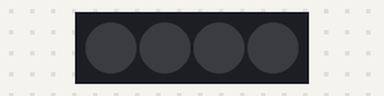
Bench run of a sketch on a simulated Arduino Uno, built with avr-gcc and run on an emulated ATmega328P. On the bench: 4 RGB LEDs in strip order, left to right. Dim RGB values are drawn brighter than linear.

Above: at 0.1 s.
At 8.1 s:
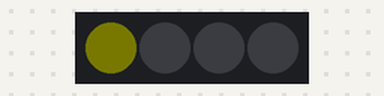
At 17.1 s:
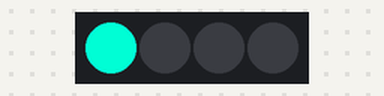
At 32.1 s:
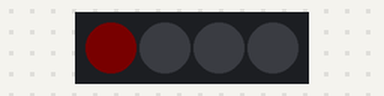
Timing chart, 0 to 33.6 s (numbered marks = the images above):
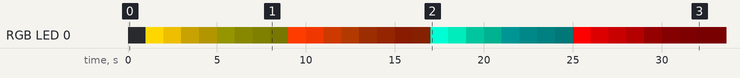

The sketch:

sketch.ino
```cpp
#include <NeoPixelBus.h>

const uint16_t PixelCount = 4; // this example assumes 4 pixels, making it smaller will cause a failure
const uint8_t PixelPin = 2;  // make sure to set this to the correct pin, ignored for Esp8266

#define colorSaturation 255

// three element pixels, in different order and speeds
NeoPixelBus<NeoGrbFeature, Neo800KbpsMethod> strip(PixelCount, PixelPin);
//NeoPixelBus<NeoRgbFeature, Neo400KbpsMethod> strip(PixelCount, PixelPin);

RgbColor red(colorSaturation, 0, 0);
RgbColor green(0, colorSaturation, 0);
RgbColor blue(0, 0, colorSaturation);
RgbColor white(colorSaturation);
RgbColor black(0);

//yellow
RgbColor yellow0(255,215,0);
RgbColor yellow1(200,160,0);
RgbColor yellow2(98,80,0);
RgbColor yellow3(60,50,0);
RgbColor yellow4(20,20,0);
RgbColor yellow5(10,10,0);
RgbColor yellow6(5,5,0);
RgbColor yellow7(2,2,0);
//orange
RgbColor orange0(255,60,0);
RgbColor orange1(210,48,0);
RgbColor orange2(112,31,0);
RgbColor orange3(58,19,0);
RgbColor orange4(28,8,0);
RgbColor orange5(20,5,0);
RgbColor orange6(10,2,0);
RgbColor orange7(8,2,0);
//TODO mint green/pink
//cyan
RgbColor cyan0(0,250,210);
RgbColor cyan1(0,195,155);
RgbColor cyan2(0,96,77);
RgbColor cyan3(0,58,47);
RgbColor cyan4(0,20,20);
RgbColor cyan5(0,10,10);
RgbColor cyan6(0,5,5);
RgbColor cyan7(0,2,2);

RgbColor r0(255,00,0);
RgbColor r1(150,00,0);
RgbColor r2(100,00,0);
RgbColor r3(63,00,0);
RgbColor r4(20,00,0);
RgbColor r5(8,00,0);
RgbColor r6(4,00,0);
RgbColor r7(2,00,0);

HslColor hslRed(red);
HslColor hslGreen(green);
HslColor hslBlue(blue);
HslColor hslWhite(white);
HslColor hslBlack(black);

void setup()
{
    Serial.begin(115200);
    strip.Begin();
    strip.Show();
}

void loop()
{
    strip.SetPixelColor(0, yellow0);
    delay(1000);
    strip.Show();
    strip.SetPixelColor(0, yellow1);
    delay(1000);
    strip.Show();
    strip.SetPixelColor(0, yellow2);
    delay(1000);
    strip.Show();
    strip.SetPixelColor(0, yellow3);
    delay(1000);
    strip.Show();
    strip.SetPixelColor(0, yellow4);
    delay(1000);
    strip.Show();
    strip.SetPixelColor(0, yellow5);
    delay(1000);
    strip.Show();
    strip.SetPixelColor(0, yellow6);
    delay(1000);
    strip.Show();
    strip.SetPixelColor(0, yellow7);
    delay(1000);
    strip.Show();


    strip.SetPixelColor(0, orange0);
    delay(1000);
    strip.Show();
    strip.SetPixelColor(0, orange1);
    delay(1000);
    strip.Show();
    strip.SetPixelColor(0, orange2);
    delay(1000);
    strip.Show();
    strip.SetPixelColor(0, orange3);
    delay(1000);
    strip.Show();
    strip.SetPixelColor(0, orange4);
    delay(1000);
    strip.Show();
    strip.SetPixelColor(0, orange5);
    delay(1000);
    strip.Show();
    strip.SetPixelColor(0, orange6);
    delay(1000);
    strip.Show();
    strip.SetPixelColor(0, orange7);
    delay(1000);
    strip.Show();


    strip.SetPixelColor(0, cyan0);
    delay(1000);
    strip.Show();
    strip.SetPixelColor(0, cyan1);
    delay(1000);
    strip.Show();
    strip.SetPixelColor(0, cyan2);
    delay(1000);
    strip.Show();
    strip.SetPixelColor(0, cyan3);
    delay(1000);
    strip.Show();
    strip.SetPixelColor(0, cyan4);
    delay(1000);
    strip.Show();
    strip.SetPixelColor(0, cyan5);
    delay(1000);
    strip.Show();
    strip.SetPixelColor(0, cyan6);
    delay(1000);
    strip.Show();
    strip.SetPixelColor(0, cyan7);
    delay(1000);
    strip.Show();


    strip.SetPixelColor(0, r0);
    delay(1000);
    strip.Show();
    strip.SetPixelColor(0, r1);
    delay(1000);
    strip.Show();
    strip.SetPixelColor(0, r2);
    delay(1000);
    strip.Show();
    strip.SetPixelColor(0, r3);
    delay(1000);
    strip.Show();
    strip.SetPixelColor(0, r4);
    delay(1000);
    strip.Show();
    strip.SetPixelColor(0, r5);
    delay(1000);
    strip.Show();
    strip.SetPixelColor(0, r6);
    delay(1000);
    strip.Show();
    strip.SetPixelColor(0, r7);
    delay(1000);
    strip.Show();

    delay(1000);

    //Test brightness of colors relative to each other (e.g. yellow vs. orange)

    strip.SetPixelColor(0, yellow0);
    strip.SetPixelColor(1, orange0);
    strip.SetPixelColor(2, cyan0);
    strip.SetPixelColor(3, r0);
    delay(10000);
    strip.Show();

    strip.SetPixelColor(0, yellow1);
    strip.SetPixelColor(1, orange1);
    strip.SetPixelColor(2, cyan1);
    strip.SetPixelColor(3, r1);
    delay(10000);
    strip.Show();

    strip.SetPixelColor(0, yellow2);
    strip.SetPixelColor(1, orange2);
    strip.SetPixelColor(2, cyan2);
    strip.SetPixelColor(3, r2);
    delay(10000);
    strip.Show();

    strip.SetPixelColor(0, yellow3);
    strip.SetPixelColor(1, orange3);
    strip.SetPixelColor(2, cyan3);
    strip.SetPixelColor(3, r3);
    delay(10000);
    strip.Show();

    strip.SetPixelColor(0, yellow4);
    strip.SetPixelColor(1, orange4);
    strip.SetPixelColor(2, cyan4);
    strip.SetPixelColor(3, r4);
    delay(10000);
    strip.Show();

    strip.SetPixelColor(0, yellow5);
    strip.SetPixelColor(1, orange5);
    strip.SetPixelColor(2, cyan5);
    strip.SetPixelColor(3, r5);
    delay(10000);
    strip.Show();

    strip.SetPixelColor(0, yellow6);
    strip.SetPixelColor(1, orange6);
    strip.SetPixelColor(2, cyan6);
    strip.SetPixelColor(3, r6);
    delay(10000);
    strip.Show();

    strip.SetPixelColor(0, yellow7);
    strip.SetPixelColor(1, orange7);
    strip.SetPixelColor(2, cyan7);
    strip.SetPixelColor(3, r7);
    delay(10000);
    strip.Show();

    delay(10000);
    strip.SetPixelColor(0, hslBlack);
    strip.SetPixelColor(1, hslBlack);
    strip.SetPixelColor(2, hslBlack);
    strip.SetPixelColor(3, hslBlack);
    strip.Show();
    delay(1000);
}
```

Measured:
- by itself, RGB LED 0: off → RGB(255, 215, 0) at 1.0 s, → RGB(200, 160, 0) 1.0 s later, → RGB(98, 80, 0) 1.0 s later, → RGB(60, 50, 0) 1.0 s later, … (32 changes in this stretch)
